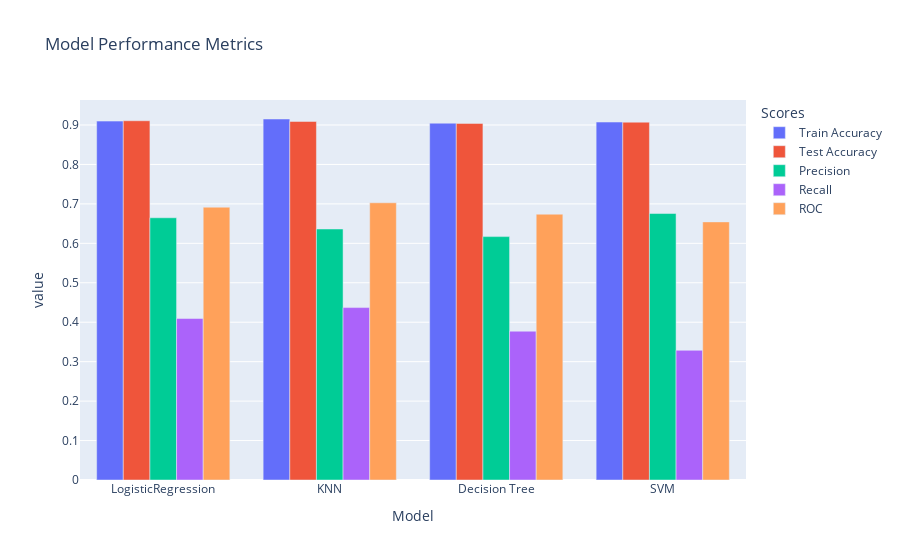
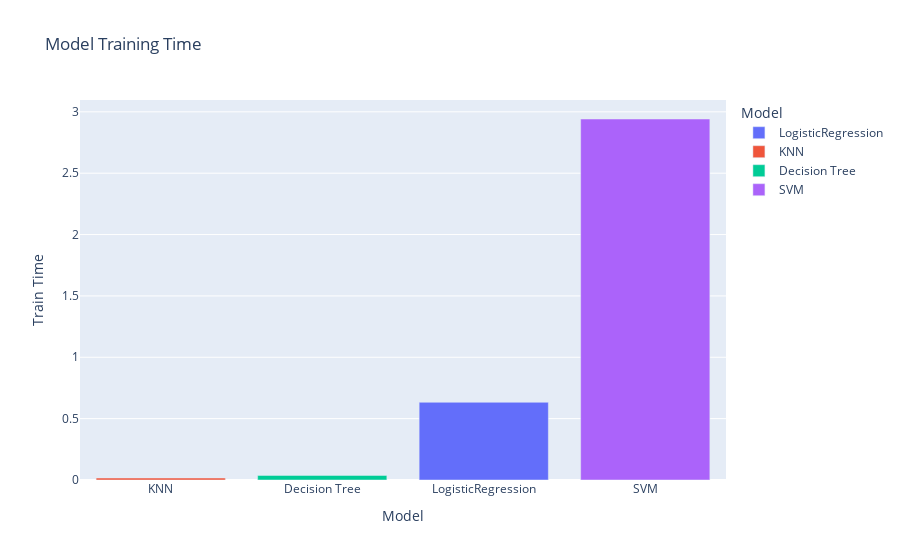

The notebook cell these images were saved under, in order:
### Code cell
visualize_perf(search_stats)

### Figure 1 — Plotly figure (JSON) as saved in the notebook; plotly's stock layout.template omitted (floating-point values rounded to 4 significant figures)
{"data": [{"alignmentgroup": "True", "hovertemplate": "variable=Train Accuracy<br>Model=%{x}<br>value=%{y}<extra></extra>", "legendgroup": "Train Accuracy", "marker": {"color": "#636efa", "pattern": {"shape": ""}}, "name": "Train Accuracy", "offsetgroup": "Train Accuracy", "orientation": "v", "showlegend": true, "textposition": "auto", "type": "bar", "x": ["LogisticRegression", "KNN", "Decision Tree", "SVM"], "xaxis": "x", "y": [0.9098, 0.9152, 0.9046, 0.9075], "yaxis": "y"}, {"alignmentgroup": "True", "hovertemplate": "variable=Test Accuracy<br>Model=%{x}<br>value=%{y}<extra></extra>", "legendgroup": "Test Accuracy", "marker": {"color": "#EF553B", "pattern": {"shape": ""}}, "name": "Test Accuracy", "offsetgroup": "Test Accuracy", "orientation": "v", "showlegend": true, "textposition": "auto", "type": "bar", "x": ["LogisticRegression", "KNN", "Decision Tree", "SVM"], "xaxis": "x", "y": [0.9107, 0.909, 0.9041, 0.9072], "yaxis": "y"}, {"alignmentgroup": "True", "hovertemplate": "variable=Precision<br>Model=%{x}<br>value=%{y}<extra></extra>", "legendgroup": "Precision", "marker": {"color": "#00cc96", "pattern": {"shape": ""}}, "name": "Precision", "offsetgroup": "Precision", "orientation": "v", "showlegend": true, "textposition": "auto", "type": "bar", "x": ["LogisticRegression", "KNN", "Decision Tree", "SVM"], "xaxis": "x", "y": [0.6648, 0.6364, 0.617, 0.6756], "yaxis": "y"}, {"alignmentgroup": "True", "hovertemplate": "variable=Recall<br>Model=%{x}<br>value=%{y}<extra></extra>", "legendgroup": "Recall", "marker": {"color": "#ab63fa", "pattern": {"shape": ""}}, "name": "Recall", "offsetgroup": "Recall", "orientation": "v", "showlegend": true, "textposition": "auto", "type": "bar", "x": ["LogisticRegression", "KNN", "Decision Tree", "SVM"], "xaxis": "x", "y": [0.4094, 0.4371, 0.3773, 0.3287], "yaxis": "y"}, {"alignmentgroup": "True", "hovertemplate": "variable=ROC<br>Model=%{x}<br>value=%{y}<extra></extra>", "legendgroup": "ROC", "marker": {"color": "#FFA15A", "pattern": {"shape": ""}}, "name": "ROC", "offsetgroup": "ROC", "orientation": "v", "showlegend": true, "textposition": "auto", "type": "bar", "x": ["LogisticRegression", "KNN", "Decision Tree", "SVM"], "xaxis": "x", "y": [0.6917, 0.7028, 0.6739, 0.6544], "yaxis": "y"}], "layout": {"barmode": "group", "legend": {"title": {"text": "Scores"}, "tracegroupgap": 0}, "title": {"text": "Model Performance Metrics"}, "xaxis": {"anchor": "y", "domain": [0, 1], "title": {"text": "Model"}}, "yaxis": {"anchor": "x", "domain": [0, 1], "title": {"text": "value"}}}}

### Figure 2 — Plotly figure (JSON) as saved in the notebook; plotly's stock layout.template omitted (floating-point values rounded to 4 significant figures)
{"data": [{"alignmentgroup": "True", "hovertemplate": "Model=%{x}<br>Train Time=%{y}<extra></extra>", "legendgroup": "LogisticRegression", "marker": {"color": "#636efa", "pattern": {"shape": ""}}, "name": "LogisticRegression", "offsetgroup": "LogisticRegression", "orientation": "v", "showlegend": true, "textposition": "auto", "type": "bar", "x": ["LogisticRegression"], "xaxis": "x", "y": [0.6333], "yaxis": "y"}, {"alignmentgroup": "True", "hovertemplate": "Model=%{x}<br>Train Time=%{y}<extra></extra>", "legendgroup": "KNN", "marker": {"color": "#EF553B", "pattern": {"shape": ""}}, "name": "KNN", "offsetgroup": "KNN", "orientation": "v", "showlegend": true, "textposition": "auto", "type": "bar", "x": ["KNN"], "xaxis": "x", "y": [0.01579], "yaxis": "y"}, {"alignmentgroup": "True", "hovertemplate": "Model=%{x}<br>Train Time=%{y}<extra></extra>", "legendgroup": "Decision Tree", "marker": {"color": "#00cc96", "pattern": {"shape": ""}}, "name": "Decision Tree", "offsetgroup": "Decision Tree", "orientation": "v", "showlegend": true, "textposition": "auto", "type": "bar", "x": ["Decision Tree"], "xaxis": "x", "y": [0.03739], "yaxis": "y"}, {"alignmentgroup": "True", "hovertemplate": "Model=%{x}<br>Train Time=%{y}<extra></extra>", "legendgroup": "SVM", "marker": {"color": "#ab63fa", "pattern": {"shape": ""}}, "name": "SVM", "offsetgroup": "SVM", "orientation": "v", "showlegend": true, "textposition": "auto", "type": "bar", "x": ["SVM"], "xaxis": "x", "y": [2.942], "yaxis": "y"}], "layout": {"barmode": "relative", "legend": {"title": {"text": "Model"}, "tracegroupgap": 0}, "title": {"text": "Model Training Time"}, "xaxis": {"anchor": "y", "categoryarray": ["LogisticRegression", "KNN", "Decision Tree", "SVM"], "categoryorder": "total ascending", "domain": [0, 1], "title": {"text": "Model"}}, "yaxis": {"anchor": "x", "domain": [0, 1], "title": {"text": "Train Time"}}}}
